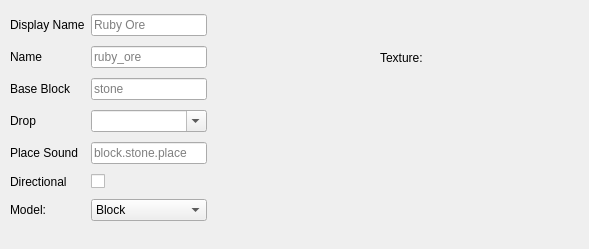
    <widget class="QWidget" name="blockEditor">
     <widget class="QPushButton" name="blockTextureButtonBottom">
      <property name="geometry">
       <rect>
        <x>430</x>
        <y>190</y>
        <width>50</width>
        <height>50</height>
       </rect>
      </property>
      <property name="toolTip">
       <string>&lt;html&gt;&lt;head/&gt;&lt;body&gt;&lt;p&gt;The bottom texture of your block. &lt;span style=&quot; font-weight:700;&quot;&gt;If you are using a Custom model, only use this texture!&lt;/span&gt;&lt;/p&gt;&lt;/body&gt;&lt;/html&gt;</string>
      </property>
      <property name="text">
       <string/>
      </property>
      <property name="flat">
       <bool>true</bool>
      </property>
     </widget>
     <widget class="QPushButton" name="blockTextureButtonTop">
      <property name="geometry">
       <rect>
        <x>430</x>
        <y>90</y>
        <width>50</width>
        <height>50</height>
       </rect>
      </property>
      <property name="toolTip">
       <string>&lt;html&gt;&lt;head/&gt;&lt;body&gt;&lt;p&gt;The top texture of your block. &lt;span style=&quot; font-weight:700;&quot;&gt;If you are using a Custom model, only use the bottom texture!&lt;/span&gt;&lt;/p&gt;&lt;/body&gt;&lt;/html&gt;</string>
      </property>
      <property name="text">
       <string/>
      </property>
      <property name="flat">
       <bool>true</bool>
      </property>
     </widget>
     <widget class="QPushButton" name="blockTextureButtonLeft">
      <property name="geometry">
       <rect>
        <x>380</x>
        <y>140</y>
        <width>50</width>
        <height>50</height>
       </rect>
      </property>
      <property name="toolTip">
       <string>&lt;html&gt;&lt;head/&gt;&lt;body&gt;&lt;p&gt;The left texture of your block. &lt;span style=&quot; font-weight:700;&quot;&gt;If you are using a Custom model, only use the bottom texture!&lt;/span&gt;&lt;/p&gt;&lt;/body&gt;&lt;/html&gt;</string>
      </property>
      <property name="text">
       <string/>
      </property>
      <property name="flat">
       <bool>true</bool>
      </property>
     </widget>
     <widget class="QPushButton" name="blockTextureButtonBack">
      <property name="geometry">
       <rect>
        <x>430</x>
        <y>140</y>
        <width>50</width>
        <height>50</height>
       </rect>
      </property>
      <property name="toolTip">
       <string>&lt;html&gt;&lt;head/&gt;&lt;body&gt;&lt;p&gt;The back texture of your block. &lt;span style=&quot; font-weight:700;&quot;&gt;If you are using a Custom model, only use the bottom texture!&lt;/span&gt;&lt;/p&gt;&lt;/body&gt;&lt;/html&gt;</string>
      </property>
      <property name="text">
       <string/>
      </property>
      <property name="flat">
       <bool>true</bool>
      </property>
     </widget>
     <widget class="QPushButton" name="blockTextureButtonFront">
      <property name="geometry">
       <rect>
        <x>530</x>
        <y>140</y>
        <width>50</width>
        <height>50</height>
       </rect>
      </property>
      <property name="toolTip">
       <string>&lt;html&gt;&lt;head/&gt;&lt;body&gt;&lt;p&gt;The front texture of your block. &lt;span style=&quot; font-weight:700;&quot;&gt;If you are using a Custom model, only use the bottom texture!&lt;/span&gt;&lt;/p&gt;&lt;/body&gt;&lt;/html&gt;</string>
      </property>
      <property name="text">
       <string/>
      </property>
      <property name="flat">
       <bool>true</bool>
      </property>
     </widget>
     <widget class="QPushButton" name="blockTextureButtonRight">
      <property name="geometry">
       <rect>
        <x>480</x>
        <y>140</y>
        <width>50</width>
        <height>50</height>
       </rect>
      </property>
      <property name="toolTip">
       <string>&lt;html&gt;&lt;head/&gt;&lt;body&gt;&lt;p&gt;The right texture of your block. &lt;span style=&quot; font-weight:700;&quot;&gt;If you are using a Custom model, only use the bottom texture!&lt;/span&gt;&lt;/p&gt;&lt;/body&gt;&lt;/html&gt;</string>
      </property>
      <property name="text">
       <string/>
      </property>
      <property name="flat">
       <bool>true</bool>
      </property>
     </widget>
     <widget class="QLabel" name="blockTextureLabel">
      <property name="geometry">
       <rect>
        <x>380</x>
        <y>50</y>
        <width>49</width>
        <height>16</height>
       </rect>
      </property>
      <property name="text">
       <string>Texture:</string>
      </property>
     </widget>
     <widget class="QWidget" name="">
      <property name="geometry">
       <rect>
        <x>10</x>
        <y>10</y>
        <width>197</width>
        <height>216</height>
       </rect>
      </property>
      <layout class="QGridLayout" name="gridLayout">
       <item row="0" column="0">
        <widget class="QLabel" name="blockDisplayNameLabel">
         <property name="text">
          <string>Display Name</string>
         </property>
        </widget>
       </item>
       <item row="0" column="1">
        <widget class="QLineEdit" name="blockDisplayName">
         <property name="toolTip">
          <string>&lt;html&gt;&lt;head/&gt;&lt;body&gt;&lt;p&gt;The name you'll see for your block in your inventory!&lt;/p&gt;&lt;/body&gt;&lt;/html&gt;</string>
         </property>
         <property name="placeholderText">
          <string>Ruby Ore</string>
         </property>
        </widget>
       </item>
       <item row="1" column="0">
        <widget class="QLabel" name="blockNameLabel">
         <property name="text">
          <string>Name</string>
         </property>
        </widget>
       </item>
       <item row="1" column="1">
        <widget class="QLineEdit" name="blockName">
         <property name="toolTip">
          <string>&lt;html&gt;&lt;head/&gt;&lt;body&gt;&lt;p&gt;How the game refers to the block.&lt;/p&gt;&lt;/body&gt;&lt;/html&gt;</string>
         </property>
         <property name="placeholderText">
          <string>ruby_ore</string>
         </property>
        </widget>
       </item>
       <item row="2" column="0">
        <widget class="QLabel" name="blockBaseBlockName">
         <property name="text">
          <string>Base Block</string>
         </property>
        </widget>
       </item>
       <item row="2" column="1">
        <widget class="QLineEdit" name="blockBaseBlock">
         <property name="toolTip">
          <string>&lt;html&gt;&lt;head/&gt;&lt;body&gt;&lt;p&gt;The block that your custom block hides inside of. This determines most of the sounds (other than the place sound), mining speed, etc. &lt;span style=&quot; font-weight:700;&quot;&gt;Do not use minecraft: in front of the block!&lt;/span&gt;&lt;/p&gt;&lt;/body&gt;&lt;/html&gt;</string>
         </property>
         <property name="placeholderText">
          <string>stone</string>
         </property>
        </widget>
       </item>
       <item row="3" column="0">
        <widget class="QLabel" name="blockDropLabel">
         <property name="text">
          <string>Drop</string>
         </property>
        </widget>
       </item>
       <item row="3" column="1">
        <widget class="QComboBox" name="blockDropBox">
         <property name="toolTip">
          <string>&lt;html&gt;&lt;head/&gt;&lt;body&gt;&lt;p&gt;The item or block that this block drops when it is broken. Self will drop itself, or you can choose any of your blocks or items, or you can choose any Minecraft block or item.&lt;/p&gt;&lt;/body&gt;&lt;/html&gt;</string>
         </property>
         <property name="editable">
          <bool>true</bool>
         </property>
        </widget>
       </item>
       <item row="4" column="0">
        <widget class="QLabel" name="blockPlaceSoundLabel">
         <property name="text">
          <string>Place Sound</string>
         </property>
        </widget>
       </item>
       <item row="4" column="1">
        <widget class="QLineEdit" name="blockPlaceSound">
         <property name="toolTip">
          <string>&lt;html&gt;&lt;head/&gt;&lt;body&gt;&lt;p&gt;When this is checked, it'll place like an oak log, directionally.&lt;/p&gt;&lt;/body&gt;&lt;/html&gt;</string>
         </property>
         <property name="placeholderText">
          <string>block.stone.place</string>
         </property>
        </widget>
       </item>
       <item row="5" column="0">
        <widget class="QLabel" name="blockDirectionalLabel">
         <property name="text">
          <string>Directional</string>
         </property>
        </widget>
       </item>
       <item row="5" column="1">
        <widget class="QCheckBox" name="blockDirectional">
         <property name="toolTip">
          <string>&lt;html&gt;&lt;head/&gt;&lt;body&gt;&lt;p&gt;When this is checked, it'll place like an oak log, directionally.&lt;/p&gt;&lt;/body&gt;&lt;/html&gt;</string>
         </property>
         <property name="text">
          <string/>
         </property>
        </widget>
       </item>
       <item row="6" column="0">
        <widget class="QLabel" name="blockModelLabel">
         <property name="text">
          <string>Model:</string>
         </property>
        </widget>
       </item>
       <item row="6" column="1">
        <widget class="QComboBox" name="blockModel">
         <property name="toolTip">
          <string>&lt;html&gt;&lt;head/&gt;&lt;body&gt;&lt;p&gt;The model of your block.&lt;/p&gt;&lt;p&gt;Block: A normal block.&lt;/p&gt;&lt;p&gt;Custom: A model you created in &lt;span style=&quot; font-weight:700;&quot;&gt;BlockBench&lt;/span&gt;.&lt;/p&gt;&lt;/body&gt;&lt;/html&gt;</string>
         </property>
         <item>
          <property name="text">
           <string>Block</string>
          </property>
         </item>
         <item>
          <property name="text">
           <string>Custom</string>
          </property>
         </item>
        </widget>
       </item>
      </layout>
     </widget>
    </widget>
